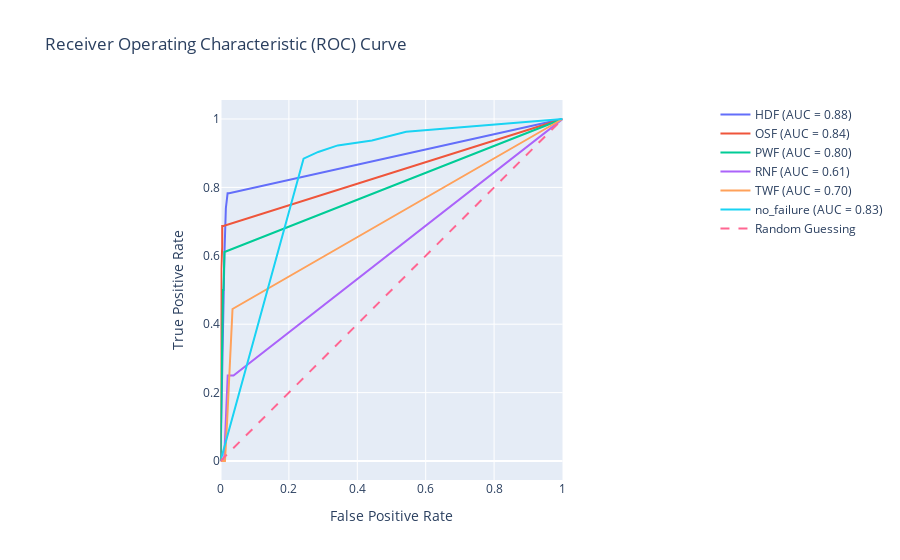

This figure's notebook cell:
### Code cell
y_test_bin = label_binarize(y_test, classes=unique_classes_str)
n_classes = y_test_bin.shape[1]

y_prob = model.predict_proba(X_test)

fpr = {}
tpr = {}
roc_auc = {}

for i in range(n_classes):
    if np.any(y_test_bin[:, i]):
        fpr[i], tpr[i], _ = roc_curve(y_test_bin[:, i], y_prob[:, i])
        roc_auc[i] = auc(fpr[i], tpr[i])


fig = go.Figure()

for i in range(n_classes):
    if i in roc_auc:
        fig.add_trace(go.Scatter(
            x=fpr[i], 
            y=tpr[i], 
            mode='lines', 
            name=f'{unique_classes_str[i]} (AUC = {roc_auc[i]:.2f})'
        ))

fig.add_trace(go.Scatter(
    x=[0, 1], 
    y=[0, 1], 
    mode='lines', 
    line=dict(dash='dash'), 
    name='Random Guessing'
))

fig.update_layout(
    title="Receiver Operating Characteristic (ROC) Curve",
    xaxis_title="False Positive Rate",
    yaxis_title="True Positive Rate",
    xaxis=dict(scaleanchor="y", constrain="domain"),
    yaxis=dict(scaleanchor="x", constrain="domain"),
)

fig.show()

### Figure 1 — Plotly figure (JSON) as saved in the notebook; plotly's stock layout.template omitted (floating-point values rounded to 4 significant figures)
{"data": [{"mode": "lines", "name": "HDF (AUC = 0.88)", "type": "scatter", "x": [0, 0.008599, 0.01163, 0.01568, 0.02074, 0.02529, 1], "y": [0, 0.5217, 0.6087, 0.7391, 0.7826, 0.7826, 1]}, {"mode": "lines", "name": "OSF (AUC = 0.84)", "type": "scatter", "x": [0, 0.002016, 0.00504, 0.00504, 0.007056, 0.008569, 1], "y": [0, 0.5625, 0.625, 0.6875, 0.6875, 0.6875, 1]}, {"mode": "lines", "name": "PWF (AUC = 0.80)", "type": "scatter", "x": [0, 0.004036, 0.006559, 0.007064, 0.008577, 0.0116, 1], "y": [0, 0.3333, 0.4444, 0.5, 0.5, 0.6111, 1]}, {"mode": "lines", "name": "RNF (AUC = 0.61)", "type": "scatter", "x": [0, 0.01052, 0.02104, 0.02455, 0.03106, 0.03808, 1], "y": [0, 0, 0.25, 0.25, 0.25, 0.25, 1]}, {"mode": "lines", "name": "TWF (AUC = 0.70)", "type": "scatter", "x": [0, 0.01306, 0.01909, 0.02461, 0.02963, 0.03516, 1], "y": [0, 0, 0.1111, 0.2222, 0.3333, 0.4444, 1]}, {"mode": "lines", "name": "no_failure (AUC = 0.83)", "type": "scatter", "x": [0, 0.2429, 0.2857, 0.3429, 0.4429, 0.5429, 1], "y": [0, 0.8839, 0.9036, 0.9228, 0.9373, 0.9627, 1]}, {"line": {"dash": "dash"}, "mode": "lines", "name": "Random Guessing", "type": "scatter", "x": [0, 1], "y": [0, 1]}], "layout": {"title": {"text": "Receiver Operating Characteristic (ROC) Curve"}, "xaxis": {"constrain": "domain", "scaleanchor": "y", "title": {"text": "False Positive Rate"}}, "yaxis": {"constrain": "domain", "scaleanchor": "x", "title": {"text": "True Positive Rate"}}}}
